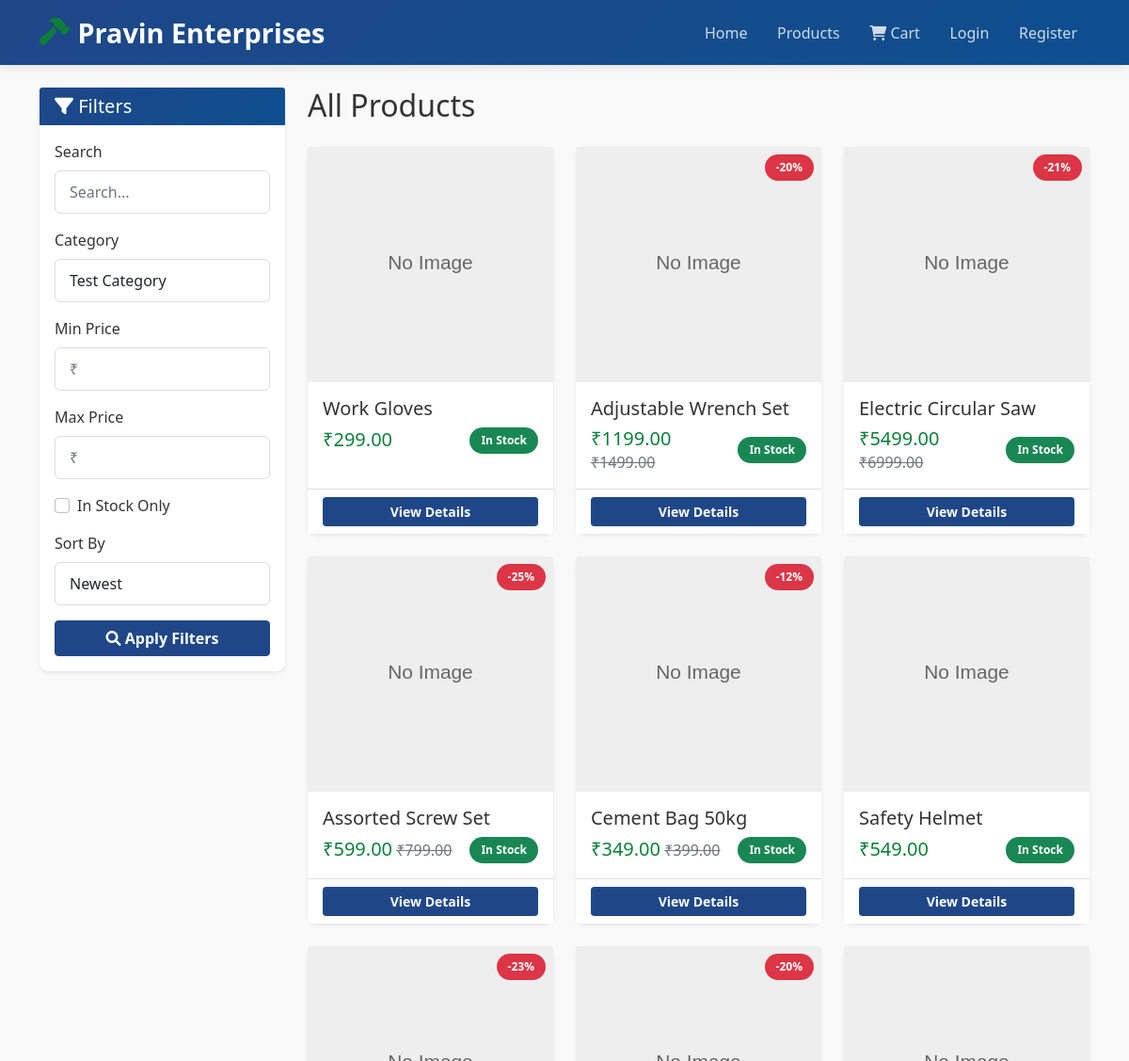
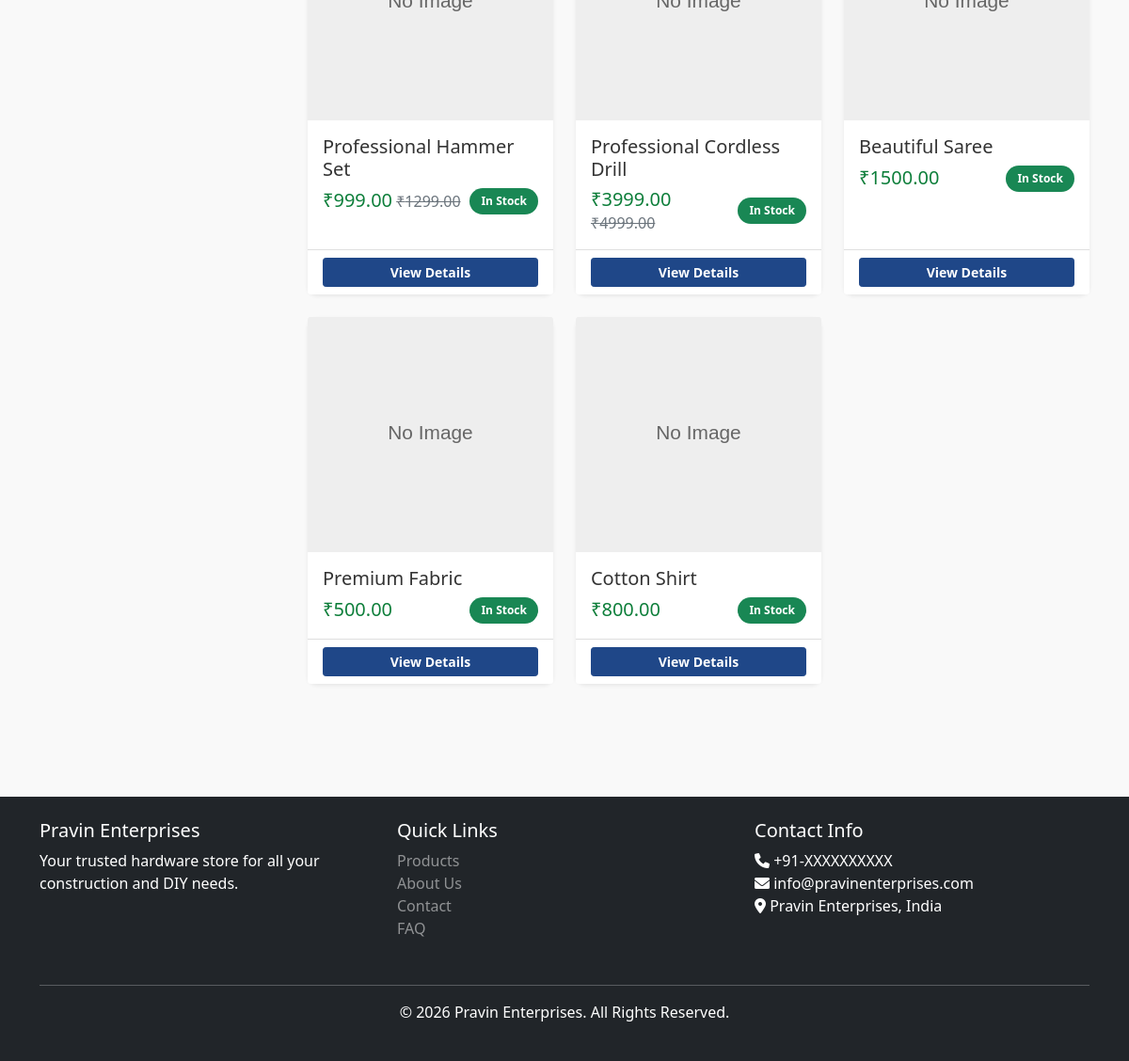
Page /products/products/ on the committed database (2 pictures, top to bottom).
### products/models.py (models this page shows, shortened)
class Product(models.Model):
    category = models.ForeignKey(Category, on_delete=models.SET_NULL, null=True, related_name='products')
    name = models.CharField(max_length=255)
    slug = models.SlugField(unique=True)
    description = models.TextField()
    short_description = models.CharField(max_length=500, blank=True)
    price = models.DecimalField(max_digits=10, decimal_places=2, validators=[MinValueValidator(Decimal('0.01'))])
    discount_price = models.DecimalField(max_digits=10, decimal_places=2, null=True, blank=True, validators=[MinValueValidator(Decimal('0.00'))])
    cost_price = models.DecimalField(max_digits=10, decimal_places=2, validators=[MinValueValidator(Decimal('0.00'))])
    stock = models.IntegerField(validators=[MinValueValidator(0)])
    low_stock_threshold = models.IntegerField(default=10)
    image = models.ImageField(upload_to='products/')
    additional_images = models.JSONField(default=list, blank=True)  # Store multiple image paths
    sku = models.CharField(max_length=100, unique=True)
    weight = models.FloatField(null=True, blank=True)  # in kg
    dimensions = models.CharField(max_length=100, blank=True)  # e.g., "10x5x8 cm"
    manufacturer = models.CharField(max_length=200, blank=True)
    warranty_months = models.IntegerField(null=True, blank=True)
    is_active = models.BooleanField(default=True)
    is_featured = models.BooleanField(default=False)
    is_new = models.BooleanField(default=False)
    average_rating = models.DecimalField(max_digits=3, decimal_places=2, default=0)
    review_count = models.IntegerField(default=0)
    total_sold = models.IntegerField(default=0)
    created_at = models.DateTimeField(auto_now_add=True)
    updated_at = models.DateTimeField(auto_now=True)
    class Meta:
        db_table = 'products'
        ordering = ['-created_at']
        indexes = [
            models.Index(fields=['category']),
            models.Index(fields=['is_active']),
            models.Index(fields=['name']),
        ]
    def get_discount_percentage(self):
        if self.discount_price and self.discount_price < self.price:
            discount = ((self.price - self.discount_price) / self.price) * 100
            return int(discount)
        return 0
    def is_in_stock(self):
        return self.stock > 0

### products/views.py (the view)
# urls.py: path('products/', views.products_list_view, name='products'),
def products_list_view(request):
    products = Product.objects.filter(is_active=True)
    categories = Category.objects.filter(is_active=True)
    search_query = request.GET.get('search', '')
    if search_query:
        products = products.filter(
            Q(name__icontains=search_query) |
            Q(description__icontains=search_query) |
            Q(sku__icontains=search_query)
        )
    category_slug = request.GET.get('category', '')
    if category_slug:
        products = products.filter(category__slug=category_slug)
    min_price = request.GET.get('min_price')
    max_price = request.GET.get('max_price')
    if min_price:
        try:
            min_price = float(min_price)
            products = products.filter(discount_price__gte=min_price) | products.filter(price__gte=min_price)
        except ValueError:
            pass
    if max_price:
        try:
            max_price = float(max_price)
            products = products.filter(price__lte=max_price)
        except ValueError:
            pass
    in_stock = request.GET.get('in_stock')
    if in_stock:
        products = products.filter(stock__gt=0)
    sort_by = request.GET.get('sort_by', 'newest')
    if sort_by == 'price_low':
        products = products.annotate(final_price=F('discount_price')).order_by('final_price')
    elif sort_by == 'price_high':
        products = products.order_by('-price')
    elif sort_by == 'popular':
        products = products.order_by('-total_sold')
    elif sort_by == 'rating':
        products = products.order_by('-average_rating')
    else:  # newest
        products = products.order_by('-created_at')
    paginator = Paginator(products, 12)
    page_number = request.GET.get('page')
    page_obj = paginator.get_page(page_number)
    context = {
        'products': page_obj,
        'categories': categories,
        'search_query': search_query,
        'category_slug': category_slug,
        'min_price': min_price or '',
        'max_price': max_price or '',
        'in_stock': in_stock or '',
        'sort_by': sort_by,
    }
    return render(request, 'products/product_list.html', context)

### templates/products/product_list.html (shortened to what this page needs)
{% extends 'base.html' %}
{% load static %}
{% block content %}
<div class="container">
    <div class="row">
        <div class="col-md-3">
            <div class="card shadow-sm mb-4">
                <div class="card-header bg-primary text-white">
                    <h5 class="mb-0"><i class="fas fa-filter"></i> Filters</h5>
                </div>
                <div class="card-body">
                    <form method="get" action="{% url 'products' %}">
                        <div class="mb-3">
                            <label class="form-label">Search</label>
                            <input type="text" name="search" class="form-control" placeholder="Search..." value="{{ search_query }}">
                        </div>
                        <div class="mb-3">
                            <label class="form-label">Category</label>
                            <select name="category" class="form-control">
                                {% for category in categories %}
                                    <option value="{{ category.slug }}" {% if category.slug == category_slug %}selected{% endif %}>
                                        {{ category.name }}
                                    </option>
                                {% endfor %}
                            </select>
                        </div>
                        <div class="mb-3">
                            <label class="form-label">Min Price</label>
                            <input type="number" name="min_price" class="form-control" placeholder="₹" step="0.01" value="{{ min_price }}">
                        </div>
                        <div class="mb-3">
                            <label class="form-label">Max Price</label>
                            <input type="number" name="max_price" class="form-control" placeholder="₹" step="0.01" value="{{ max_price }}">
                        </div>
                        <div class="mb-3">
                            <div class="form-check">
                                <input class="form-check-input" type="checkbox" name="in_stock" id="in_stock" {% if in_stock %}checked{% endif %}>
                                <label class="form-check-label" for="in_stock">In Stock Only</label>
                            </div>
                        </div>
                        <div class="mb-3">
                            <label class="form-label">Sort By</label>
                            <select name="sort_by" class="form-control">
                                <option value="newest" {% if sort_by == 'newest' %}selected{% endif %}>Newest</option>
                            </select>
                        </div>
                        <button type="submit" class="btn btn-primary w-100">
                            <i class="fas fa-search"></i> Apply Filters
                        </button>
                    </form>
                </div>
            </div>
        </div>
        <div class="col-md-9">
            <h2 class="mb-4">All Products</h2>
            {% if products %}
            <div class="row mb-4">
                {% for product in products %}
                <div class="col-md-4 mb-4">
                    <div class="card h-100 shadow-sm hover-shadow">
                        {% if product.image %}
                            <img src="{{ product.image.url }}" class="card-img-top" alt="{{ product.name }}" style="height: 250px; object-fit: cover;">
                        {% else %}
                            <img class="card-img-top" alt="{{ product.name }}" style="height: 250px; object-fit: cover;">
                        {% endif %}
                        {% if product.get_discount_percentage %}
                            <div class="position-absolute top-0 end-0 m-2">
                                <span class="badge bg-danger">-{{ product.get_discount_percentage }}%</span>
                            </div>
                        {% endif %}
                        <div class="card-body">
                            <h5 class="card-title">{{ product.name|truncatewords:5 }}</h5>
                            <div class="d-flex justify-content-between align-items-center">
                                <div>
                                    {% if product.discount_price %}
                                        <span class="h5 text-success">₹{{ product.discount_price }}</span>
                                        <span class="text-muted text-decoration-line-through">₹{{ product.price }}</span>
                                    {% else %}
                                        <span class="h5 text-success">₹{{ product.price }}</span>
                                    {% endif %}
                                </div>
                                {% if product.is_in_stock %}
                                    <span class="badge bg-success">In Stock</span>
                                {% else %}
                                    <span class="badge bg-secondary">Out of Stock</span>
                                {% endif %}
                            </div>
                        </div>
                        <div class="card-footer bg-white">
                            <a href="{% url 'product-detail' product.slug %}" class="btn btn-primary btn-sm w-100">
                                View Details
                            </a>
                        </div>
                    </div>
                </div>
                {% endfor %}
            </div>
            {% else %}
            <div class="alert alert-info text-center">
                <i class="fas fa-search"></i> No products found. Try adjusting your filters.
            </div>
            {% endif %}
        </div>
    </div>
</div>
{% endblock %}

### static/css/style.css (style rules this page uses)
:root { --primary-color: #1f4788; --secondary-color: #0d7e3a; --danger-color: #d32f2f; --warning-color: #f57c00; --info-color: #1976d2; --light-gray: #f5f5f5; --dark-gray: #333; }
* { margin: 0; padding: 0; box-sizing: border-box; }
body { font-family: 'Segoe UI', Tahoma, Geneva, Verdana, sans-serif; background-color: #f9f9f9; color: var(--dark-gray); }
.badge { margin-left: 5px; }
.card { border: none; border-radius: 10px; box-shadow: 0 2px 8px rgba(0,0,0,0.1); transition: all 0.3s ease; }
.card-header { background: linear-gradient(135deg, var(--primary-color) 0%, #0d4f8f 100%); color: white; border: none; }
.card-header h5 { color: white; }
.btn-primary { background-color: var(--primary-color); border-color: var(--primary-color); color: white; font-weight: 600; transition: all 0.3s ease; }
.form-control, .form-select { border-radius: 6px; border: 1px solid #ddd; padding: 10px 15px; transition: all 0.3s ease; }
.hover-shadow { transition: all 0.3s ease; }
.badge { padding: 8px 12px; border-radius: 20px; font-weight: 600; }
.text-success { color: var(--secondary-color) !important; }

### rows in the picture
Product: name "Work Gloves", price "299.00", stock "In Stock"
Product: get_discount_percentage "20", name "Adjustable Wrench Set", discount_price "1199.00", price "1499.00", stock "In Stock"
Product: get_discount_percentage "21", name "Electric Circular Saw", discount_price "5499.00", price "6999.00", stock "In Stock"
Product: get_discount_percentage "25", name "Assorted Screw Set", discount_price "599.00", price "799.00", stock "In Stock"
Product: get_discount_percentage "12", name "Cement Bag 50kg", discount_price "349.00", price "399.00", stock "In Stock"
Product: name "Safety Helmet", price "549.00", stock "In Stock"
Product: get_discount_percentage "23", name "Professional Hammer Set", discount_price "999.00", price "1299.00", stock "In Stock"
Product: get_discount_percentage "20", name "Professional Cordless Drill", discount_price "3999.00", price "4999.00", stock "In Stock"
Product: name "Beautiful Saree", price "1500.00", stock "In Stock"
Product: name "Premium Fabric", price "500.00", stock "In Stock"
Product: name "Cotton Shirt", price "800.00", stock "In Stock"

### other values in the picture
form field category "Test Category"
